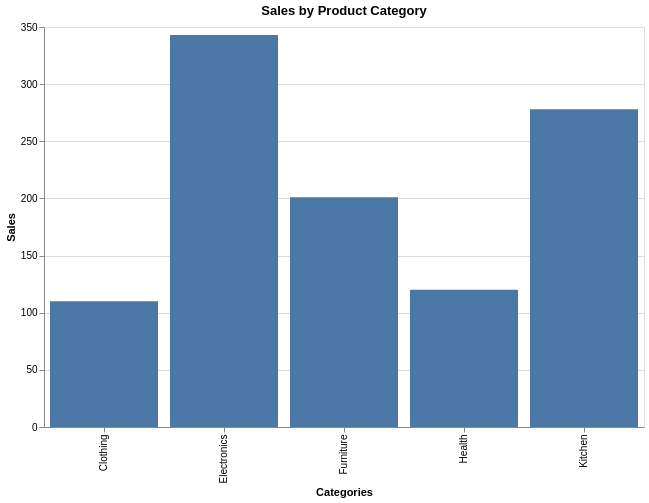

Notebook code for this chart:
### Code cell
# Using title in properties 
alt.Chart(data).mark_bar().encode(
    x='Categories',
    y='Sales'
).properties(
    height=400,
    width=600,
    title='Sales by Product Category'
)

### Figure 1 — Vega-Lite specification as saved in the notebook (floating-point values rounded to 4 significant figures)
{"config": {"view": {"continuousWidth": 300, "continuousHeight": 300}}, "data": {"name": "data-605f125a23fc9733d65d2edcb2fe66cf"}, "mark": {"type": "bar"}, "encoding": {"x": {"field": "Categories", "type": "nominal"}, "y": {"field": "Sales", "type": "quantitative"}}, "height": 400, "title": "Sales by Product Category", "width": 600, "$schema": "https://vega.github.io/schema/vega-lite/v6.1.0.json", "datasets": {"data-605f125a23fc9733d65d2edcb2fe66cf": [{"Categories": "Clothing", "Sales": 110}, {"Categories": "Electronics", "Sales": 343}, {"Categories": "Furniture", "Sales": 201}, {"Categories": "Health", "Sales": 120}, {"Categories": "Kitchen", "Sales": 278}]}}
